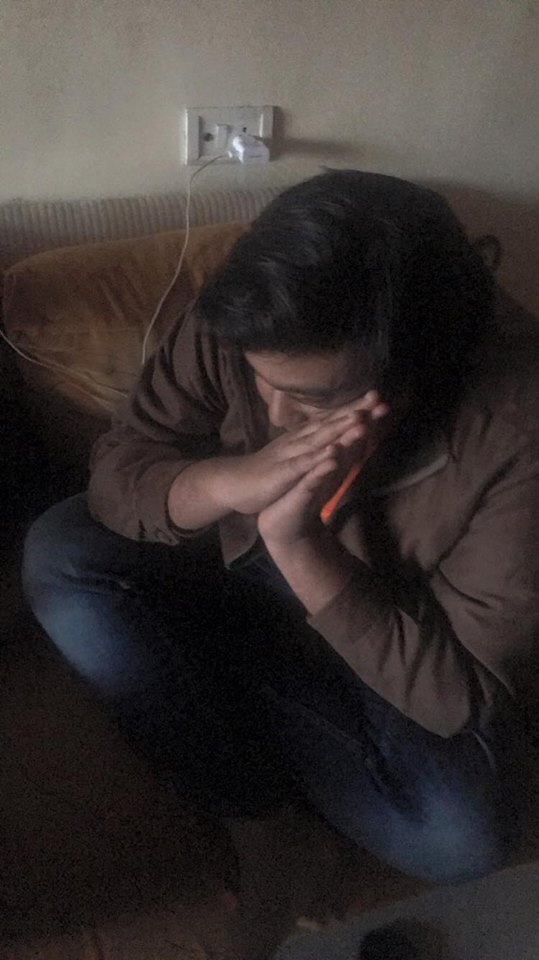
#> input picture mainpic.jpg, 539 x 960 px
$ python indianmemebot.py
#> lines starting #> are read from the running program, lines starting #| are printed output that depends on the picture
from PIL import Image
from PIL import ImageFont
from PIL import ImageDraw
im= Image.open("mainpic.jpg")
#> im is the input picture: PIL image 539x960 RGB; mean R, G, B 57.1, 50.7, 49.2
width,height=im.size
#> width = 539; height = 960
size=(width,height)
#> size = (539, 960)
file=Image.new("RGB",(width+20,height+100),"white")
#> file: PIL image 559x1060 RGB; every value is 255
file.paste(im,(10,100))
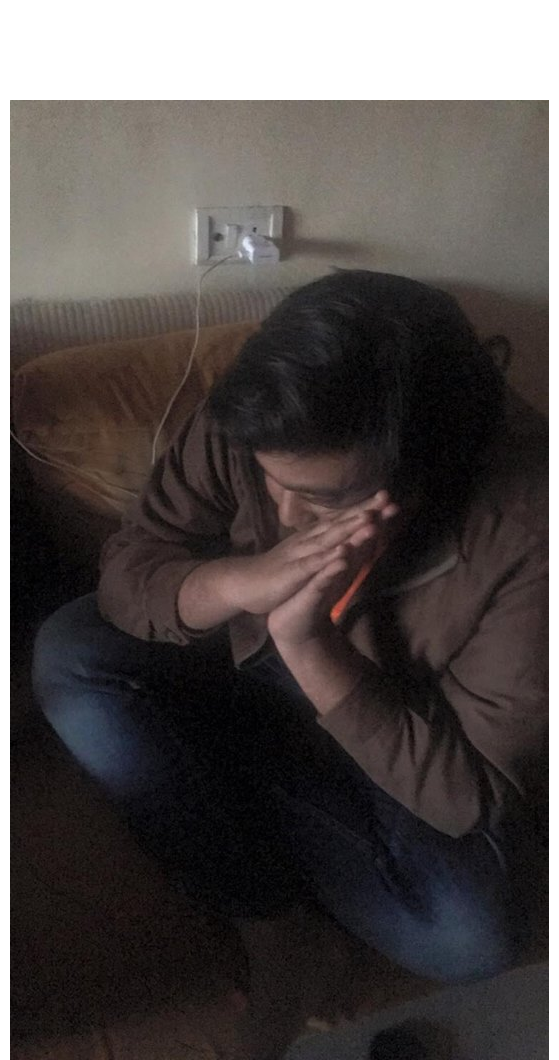
#> file: PIL image 559x1060 RGB; mean R, G, B 82.2, 76.6, 75.3
font= ImageFont.truetype("arial.ttf",26)
draw=ImageDraw.Draw(file)
draw.text((5,0),"This is already working!",(0,0,0),font=font)

file.save("finalmeme.jpg")
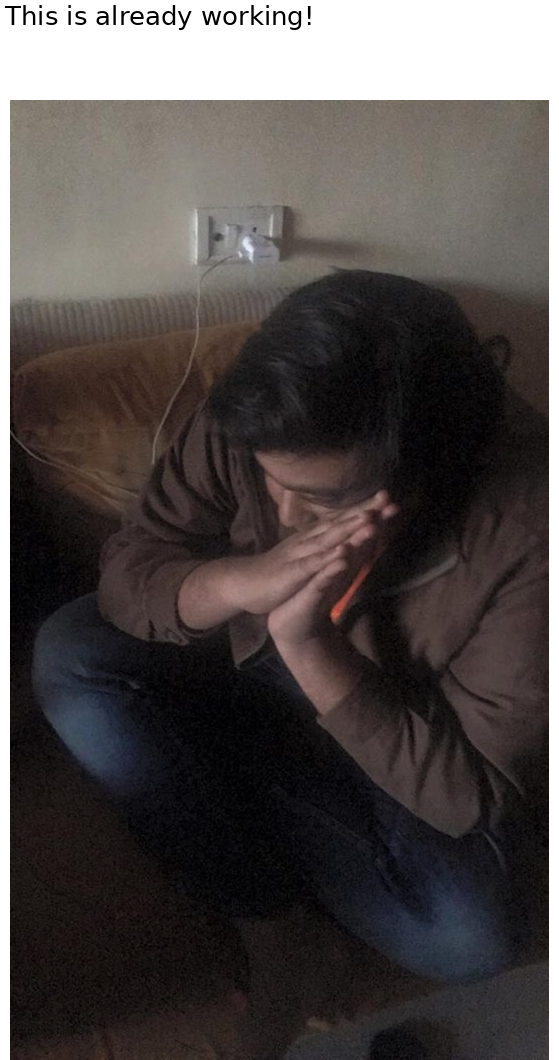
#> saved as finalmeme.jpg: PIL image 559x1060 RGB; mean R, G, B 81.6, 76, 74.7
